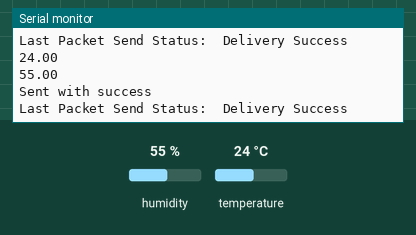
The program below on a simulated ESP32. Parts: the last lines printed to the serial monitor. The inputs (shaded band) are chosen by the test bench; at power-on: humidity 55 %, temperature 24 °C.

Above: at 6.8 s.
6.9 s: humidity set to 22 %
At 10.2 s:
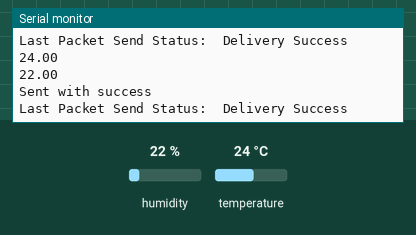
11.4 s: temperature set to 12 °C
15.9 s: humidity set to 40 %
At 19.5 s:
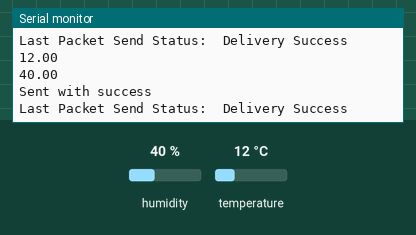
Timing chart, 0 to 21.0 s (numbered marks = the images above; inputs shaded):
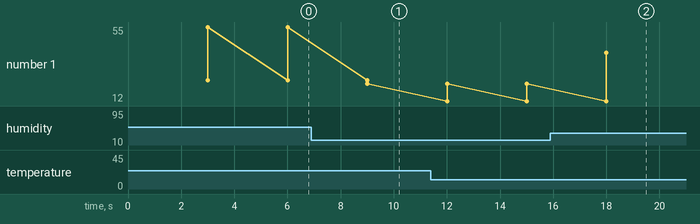

Measured:
- after the input at 6.9 s, the serial monitor: prints a new line after 2.1 s (image 1)
- after the input at 15.9 s, the serial monitor: prints a new line after 2.1 s (image 2)
- plotted number 1: 55 → 22 after the input at 6.9 s, 22 → 40 after the input at 15.9 s

The program:

main.cpp
```cpp
/*
// MAC Address

#include <Arduino.h>
// Complete Instructions to Get and Change ESP MAC Address: https://RandomNerdTutorials.com/get-change-esp32-esp8266-mac-address-arduino/
#include "WiFi.h"

void setup()
{
  Serial.begin(115200);
  WiFi.mode(WIFI_MODE_STA);
  Serial.println(WiFi.macAddress());
}

void loop()
{
}
*/

// ESP32 Receiver Sketch (ESP-NOW)
/*
  Rui Santos
  Complete project details at https://RandomNerdTutorials.com/esp-now-esp32-arduino-ide/

  Permission is hereby granted, free of charge, to any person obtaining a copy
  of this software and associated documentation files.

  The above copyright notice and this permission notice shall be included in all
  copies or substantial portions of the Software.
*/
/*
  esp_now_init() : ESP-NOW 초기화 ESP-NOW 초기화하기 전에 Wi-Fi 초기화해야 함
  esp_now_add_peer() : 장치를 페어링하고 피어 MAC 주소를 인수로 전달
  esp_now_send() : ESP-NOW 통해 데이터 송신
  esp_now_register_send_cb() : 데이터 [전송 시] 실행되는 콜백 함수 등록. 메시지가 전송되면 함수가 호출됨. 전달 성공했는지 여부를 반환.
  esp_now_register_rcv_cb() : 데이터 [수신 시] 실행되는 콜백 함수를 등록. ESP-NOW를 통해 데이터가 수신되면 함수가 호출됨.
*/

#include <esp_now.h>
#include <WiFi.h>
#include <Adafruit_Sensor.h>
#include <DHT.h>

#include <esp_wifi.h>

// Set your Board ID (ESP32 Sender #1 = BOARD_ID 1, ESP32 Sender #2 = BOARD_ID 2, etc)
#define BOARD_ID 1

// Digital pin connected to the DHT sensor
#define DHTPIN 4

// Uncomment the type of sensor in use:
// #define DHTTYPE    DHT11     // DHT 11
#define DHTTYPE DHT22 // DHT 22 (AM2302)
// #define DHTTYPE    DHT21     // DHT 21 (AM2301)

DHT dht(DHTPIN, DHTTYPE);

// REPLACE WITH YOUR RECEIVER MAC Address
uint8_t broadcastAddress[] = {0x94, 0xB5, 0x55, 0x26, 0xA2, 0x68}; // Receiver Mac : 94:B5:55:26:A2:68

// 보내려는 데이터 유형이 포함된 구조체
// Must match the receiver structure
typedef struct struct_message
{
  // char a[32];
  // int b;
  // float c;
  // bool d;
  int id;
  float temp;
  float hum;
  unsigned int readingId;
} struct_message;

// Create a struct_message called myData
struct_message myData;

esp_now_peer_info_t peerInfo; // peer의 정보를 저장하는 esp_now_peer_info_t형 변수

unsigned long previousMillis = 0; // Stores last time temperature was published
const long interval = 3000;       // Interval at which to publish sensor readings

// 전송된 판독값 수를 추적
unsigned int readingId = 0;

// Insert your SSID
constexpr char WIFI_SSID[] = "dinfo";
// 수신기의 wifi 채널을 가져옴 -> 동일한 채널을 송신기 보드에 자동 할당 가능 <유용>
int32_t getWiFiChannel(const char *ssid)
{
  if (int32_t n = WiFi.scanNetworks())
  {
    for (uint8_t i = 0; i < n; i++)
    {
      if (!strcmp(ssid, WiFi.SSID(i).c_str()))
      {
        return WiFi.channel(i);
      }
    }
  }
  return 0;
}

float readDHTTemperature()
{
  // Sensor readings may also be up to 2 seconds 'old' (its a very slow sensor)
  // Read temperature as Celsius (the default)
  float t = dht.readTemperature();
  // Read temperature as Fahrenheit (isFahrenheit = true)
  // float t = dht.readTemperature(true);
  // Check if any reads failed and exit early (to try again).
  if (isnan(t))
  {
    Serial.println("Failed to read from DHT sensor!");
    return 0;
  }
  else
  {
    Serial.println(t);
    return t;
  }
}

float readDHTHumidity()
{
  // Sensor readings may also be up to 2 seconds 'old' (its a very slow sensor)
  float h = dht.readHumidity();
  if (isnan(h))
  {
    Serial.println("Failed to read from DHT sensor!");
    return 0;
  }
  else
  {
    Serial.println(h);
    return h;
  }
}

// 콜백 함수 정의 callback when data is sent
void OnDataSent(const uint8_t *mac_addr, esp_now_send_status_t status)
{
  Serial.print("\r\nLast Packet Send Status:\t");
  // 메시지 전달 여부 출력
  Serial.println(status == ESP_NOW_SEND_SUCCESS ? "Delivery Success" : "Delivery Fail");
}

void setup()
{
  // Init Serial Monitor
  Serial.begin(115200);
  dht.begin();

  // Set device as a Wi-Fi Station
  // 스테이션 모드
  WiFi.mode(WIFI_STA);
  /*wifi/web 비활성화
  // set channel: 수신기의 wifi 채널과 일치하도록 채널 설정
  int32_t channel = getWiFiChannel(WIFI_SSID);

  WiFi.printDiag(Serial); // Uncomment to verify channel number before
  esp_wifi_set_promiscuous(true);
  esp_wifi_set_channel(channel, WIFI_SECOND_CHAN_NONE);
  esp_wifi_set_promiscuous(false);
  WiFi.printDiag(Serial); // Uncomment to verify channel change after
*/
  // Init ESP-NOW
  if (esp_now_init() != ESP_OK)
  {
    Serial.println("Error initializing ESP-NOW");
    return;
  }
  else
    Serial.println("ESP-NOW Init OK");
  // 초기화 후 메시지 전송 시 호출될 콜백 함수 등록 ->
  // OnDataSent()

  // Once ESPNow is successfully Init, we will register for Send CB to
  // get the status of Trasnmitted packet
  // esp_now_register_send_cb() : 데이터 [전송 시] 실행되는 콜백 함수 등록. 메시지가 전송되면 함수가 호출됨. 전달 성공했는지 여부를 반환.
  esp_now_register_send_cb(OnDataSent);

  // 데이터를 전송하려면 다른 ESP-NOW 장치와 페어링해야 함
  // Register peer

  memcpy(peerInfo.peer_addr, broadcastAddress, 6);
  peerInfo.encrypt = false;

  // Add peer
  // esp_now_add_peer() : 장치를 페어링하고 피어 MAC 주소를 인수로 전달
  if (esp_now_add_peer(&peerInfo) != ESP_OK)
  {
    Serial.println("Failed to add peer");
    return;
  }
}

void loop()
{
  unsigned long currentMillis = millis();
  if (currentMillis - previousMillis >= interval)
  {
    // 가장 최신 판독값을 저장
    previousMillis = currentMillis;
    // Set values to send
    myData.id = BOARD_ID;
    myData.temp = readDHTTemperature();
    myData.hum = readDHTHumidity();
    myData.readingId = readingId++;

    // [Send message] via ESP-NOW
    // esp_now_send() : ESP-NOW 통해 데이터 송신
    esp_err_t result = esp_now_send(broadcastAddress, (uint8_t *)&myData, sizeof(myData));

    if (result == ESP_OK)
    {
      Serial.println("Sent with success");
    }
    else
    {
      Serial.println("Error sending the data");
      Serial.println(result);
    }
  }
}
```
